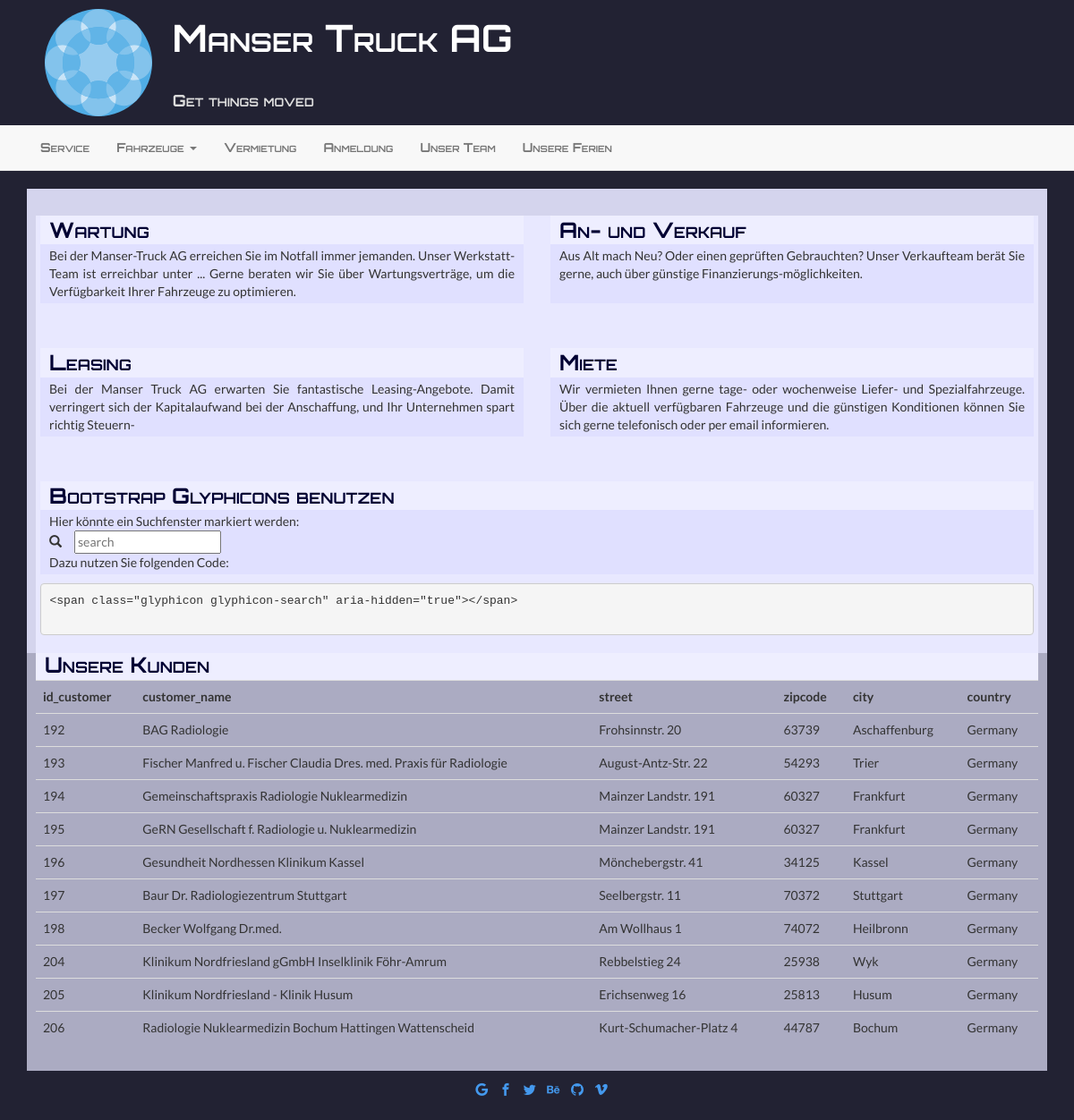
The app's page /service.php with its own data.
### tables this page shows
CREATE TABLE `customer` (
  `id_customer` int(11) unsigned NOT NULL AUTO_INCREMENT,
  `customer_name` varchar(200) NOT NULL,
  `street` varchar(100) NOT NULL,
  `zipcode` varchar(11) NOT NULL,
  `city` varchar(100) NOT NULL,
  `country` varchar(50) NOT NULL,
  `url` varchar(100) DEFAULT NULL,
  `phone` varchar(100) DEFAULT NULL,
  `district` varchar(50) DEFAULT NULL,
  `bldg_name` varchar(50) DEFAULT NULL,
  PRIMARY KEY (`id_customer`)
);

### class/model.php (the view, shortened to what this page needs)
<?php
class MySQLTables{
private $servername = "localhost";
private $username = "sven";
private $password = "sven";
private $dbname = "m105_topomedics_mig";
function __construct(){
	$this->conn = new mysqli($this->servername, $this->username, $this->password, $this->dbname);
	$this->conn->set_charset("utf8");
}
function getCustomers($limit=10, $offset=0){
	$sqlx = "SELECT id_customer, customer_name, street, zipcode, city, country FROM customer LIMIT ".$limit." OFFSET ".$offset.";";
	$result = "";
	$myresult = $this->conn->query($sqlx);
	while($row = $myresult->fetch_assoc()) {
		$result = $result."<tr><td>".$row['id_customer']."</td><td>".$row['customer_name']."</td>";
		$result = $result."<td>".$row['street']."</td>";
		$result = $result."<td>".$row['zipcode']."</td>";
		$result = $result."<td>".$row['city']."</td>";
		$result = $result."<td>".$row['country']."</td>";
		$result = $result."</tr>";
	}
	return $result;
}
}
?>

### service.php (shortened to what this page needs)
<?php
	require_once "class/model.php";
?>
<!DOCTYPE html>
<html lang="en">
<head>
    <link rel="stylesheet" href="css/bootstrap.css" media="screen">
    <link rel="stylesheet" href="css/carousel.css" media="screen">
    <link rel="stylesheet" href="scss/style.css" media="screen">
</head>
<body>
        <article class="container content">
            <section class="col-md-6">
                <h3>Wartung</h3>
                <p>Bei der Manser-Truck AG erreichen Sie im Notfall immer jemanden. Unser Werkstatt-Team ist erreichbar unter ...
Gerne beraten wir Sie über Wartungsverträge, um die Verfügbarkeit Ihrer Fahrzeuge zu optimieren. </p>
            </section>
            <section class="col-md-6">
                <h3>An- und Verkauf</h3>
                <p>Aus Alt mach Neu? Oder einen geprüften Gebrauchten? Unser Verkaufteam berät Sie gerne, auch über günstige Finanzierungs-möglichkeiten.<br> <br> </p>
            </section>
            <section class="col-md-6">
                <h3>Leasing</h3>
                <p>Bei der Manser Truck AG erwarten Sie fantastische Leasing-Angebote. Damit verringert sich der Kapitalaufwand bei der Anschaffung, und Ihr Unternehmen spart richtig Steuern- </p>
            </section>
            <section class="col-md-6">
                <h3>Miete</h3>
                <p>Wir vermieten Ihnen gerne tage- oder wochenweise Liefer- und Spezialfahrzeuge. Über die aktuell verfügbaren Fahrzeuge und die günstigen Konditionen können Sie sich gerne telefonisch oder per email informieren. </p>
            </section>
            <section class="col-md-12">
                <h3>Bootstrap Glyphicons benutzen</h3>
                <p>Hier könnte ein Suchfenster markiert werden: <br>
                <span class="glyphicon glyphicon-search" aria-hidden="true">&nbsp;</span><input type="text" placeholder="search"/><br> Dazu nutzen Sie folgenden Code:
                </p>
                <pre>&lt;span class=&quot;glyphicon glyphicon-search&quot; aria-hidden=&quot;true&quot;&gt;&lt;/span&gt;
                </pre>
            </section>
						<section>
							<h3>Unsere Kunden</h3>
							<table id="tbl_customers" class="table">
								<tr>
									 <th>id_customer</th>
									 <th>customer_name</th>
									 <th>street</th>
									 <th>zipcode</th>
									 <th>city</th>
									 <th>country</th>
								</tr>
								<?php
									$customer_tbl = $_SESSION['mySqlClass']->getCustomers();
									echo $customer_tbl;
								?>
							</table>
						</section>
        </article>
        <footer class="content">
            <a href="http://www.google.com"><span class="topomed-google"></span></a>
            <a href="http://www.facebook.com"><span class="topomed-facebook"></span></a>
            <a href="http://wwww.twitter.com"><span class="topomed-twitter"></span></a>
            <a href="http://behance.com"><span class="topomed-behance"></span></a>
            <a href="http://github.io"><span class="topomed-github"></span></a>
            <a href="http://vimeo"><span class="topomed-vimeo"></span></a>
        </footer>
</body>
</html>

### css/carousel.css (style rules this page uses)
body { padding-bottom: 40px; color: #5a5a5a; }

### scss/style.css (style rules this page uses)
body { font-family: "Lato", sans-serif; color: #333; background-color: #223; }
h1, h2, h3, h4, .navbar ul li a { font-family: "Orbitron", sans-serif; font-variant: small-caps; font-weight: bold; }
section { background-color: rgba(230, 230, 255, 0.7); padding: 10px 10px; }
.logo_img, .logo_title { display: inline-block; height: 130px; }
img.logo { height: 120px; margin: 10px 20px; transition: .6s ease-in-out 0s; vertical-align: top; }
.logo_title h1, .logo_title h2, .logo_title h3, .logo_title h4 { transition: .2s ease-in-out 0s; font-weight: bold; line-height: 2em; }
.logo_title a { text-decoration: none; }
.logo_title h1 { color: white; font-size: 3em; margin: 0px; }
.logo_title h4 { color: #ddd; }
article h1, article h2, article h3, article h4 { color: white; }
article section h1, article section h2, article section h3, article section h4 { color: #003; background-color: #eeeeff; padding: 3px 10px; margin-bottom: 0px; }
article section p { background-color: #e0e0ff; padding: 3px 10px; text-align: justify; }
footer, div.footer { text-align: center; }
[class^="topomed-"], [class*=" topomed-"] { font-family: 'topomedics' !important; speak: none; font-style: normal; font-weight: normal; font-variant: normal; text-transform: none; line-height: 3; text-align: center; color: #49E; padding-left: 10px; -webkit-font-smoothing: antialiased; -moz-osx-font-smoothing: grayscale; }
.topomed-google:before { content: "\ea88"; }
.topomed-facebook:before { content: "\ea90"; }
.topomed-twitter:before { content: "\ea96"; }
.topomed-vimeo:before { content: "\eaa0"; }
.topomed-behance:before { content: "\eaa8"; }
.topomed-github:before { content: "\eab0"; }

### records on screen
customer: id_customer "192", customer_name "BAG Radiologie", street "Frohsinnstr. 20", zipcode "63739", city "Aschaffenburg", country "Germany"
customer: id_customer "193", customer_name "Fischer Manfred u. Fischer Claudia Dres. med. Praxis für Radiologie", street "August-Antz-Str. 22", zipcode "54293", city "Trier", country "Germany"
customer: id_customer "194", customer_name "Gemeinschaftspraxis Radiologie Nuklearmedizin", street "Mainzer Landstr. 191", zipcode "60327", city "Frankfurt", country "Germany"
customer: id_customer "195", customer_name "GeRN Gesellschaft f. Radiologie u. Nuklearmedizin", street "Mainzer Landstr. 191", zipcode "60327", city "Frankfurt", country "Germany"
customer: id_customer "196", customer_name "Gesundheit Nordhessen Klinikum Kassel", street "Mönchebergstr. 41", zipcode "34125", city "Kassel", country "Germany"
customer: id_customer "197", customer_name "Baur Dr. Radiologiezentrum Stuttgart", street "Seelbergstr. 11", zipcode "70372", city "Stuttgart", country "Germany"
customer: id_customer "198", customer_name "Becker Wolfgang Dr.med.", street "Am Wollhaus 1", zipcode "74072", city "Heilbronn", country "Germany"
customer: id_customer "204", customer_name "Klinikum Nordfriesland gGmbH Inselklinik Föhr-Amrum", street "Rebbelstieg 24", zipcode "25938", city "Wyk", country "Germany"
customer: id_customer "205", customer_name "Klinikum Nordfriesland - Klinik Husum", street "Erichsenweg 16", zipcode "25813", city "Husum", country "Germany"
customer: id_customer "206", customer_name "Radiologie Nuklearmedizin Bochum Hattingen Wattenscheid", street "Kurt-Schumacher-Platz 4", zipcode "44787", city "Bochum", country "Germany"
